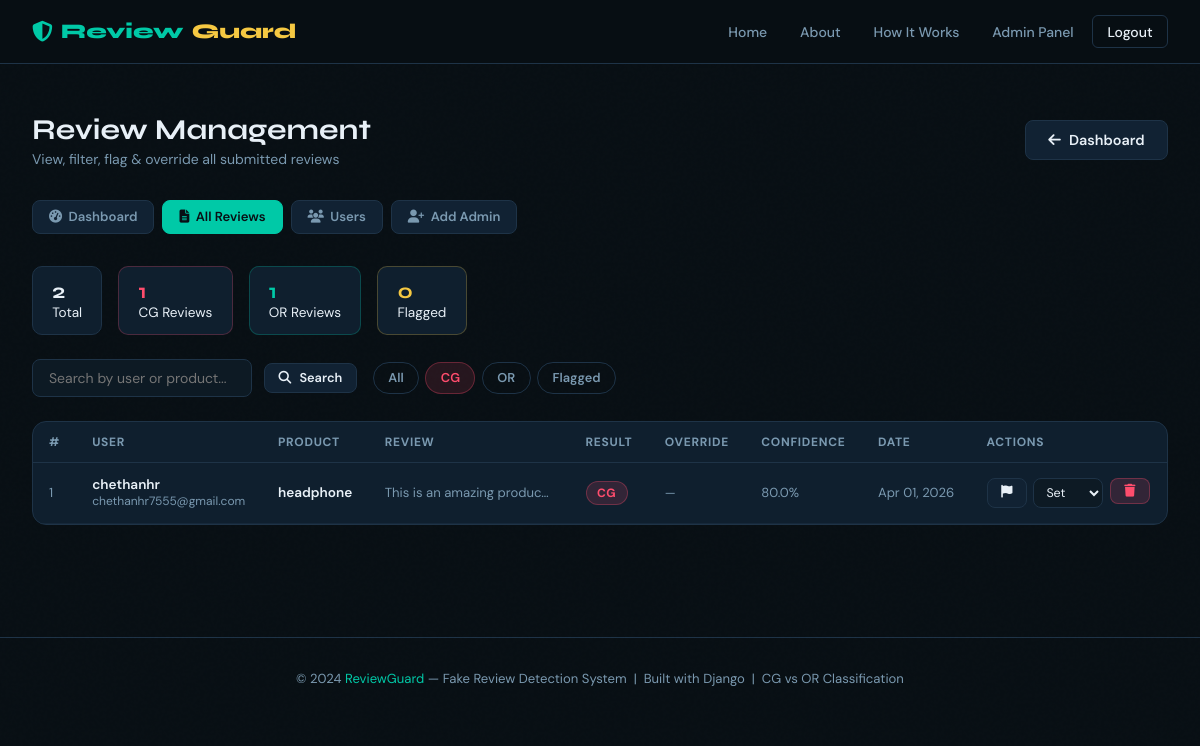
Page /admin-panel/reviews/?filter=CG (signed in) on the earlier database version.
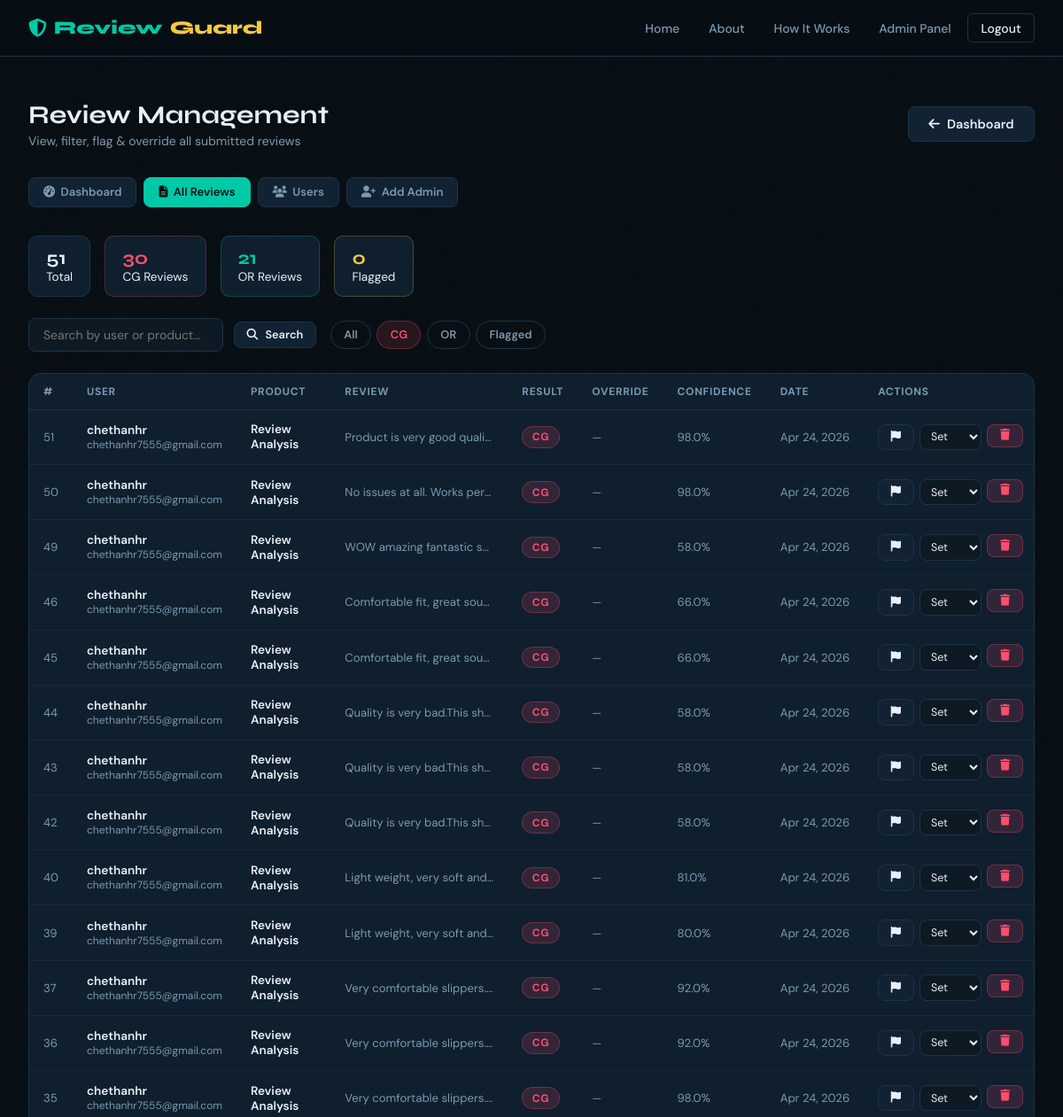
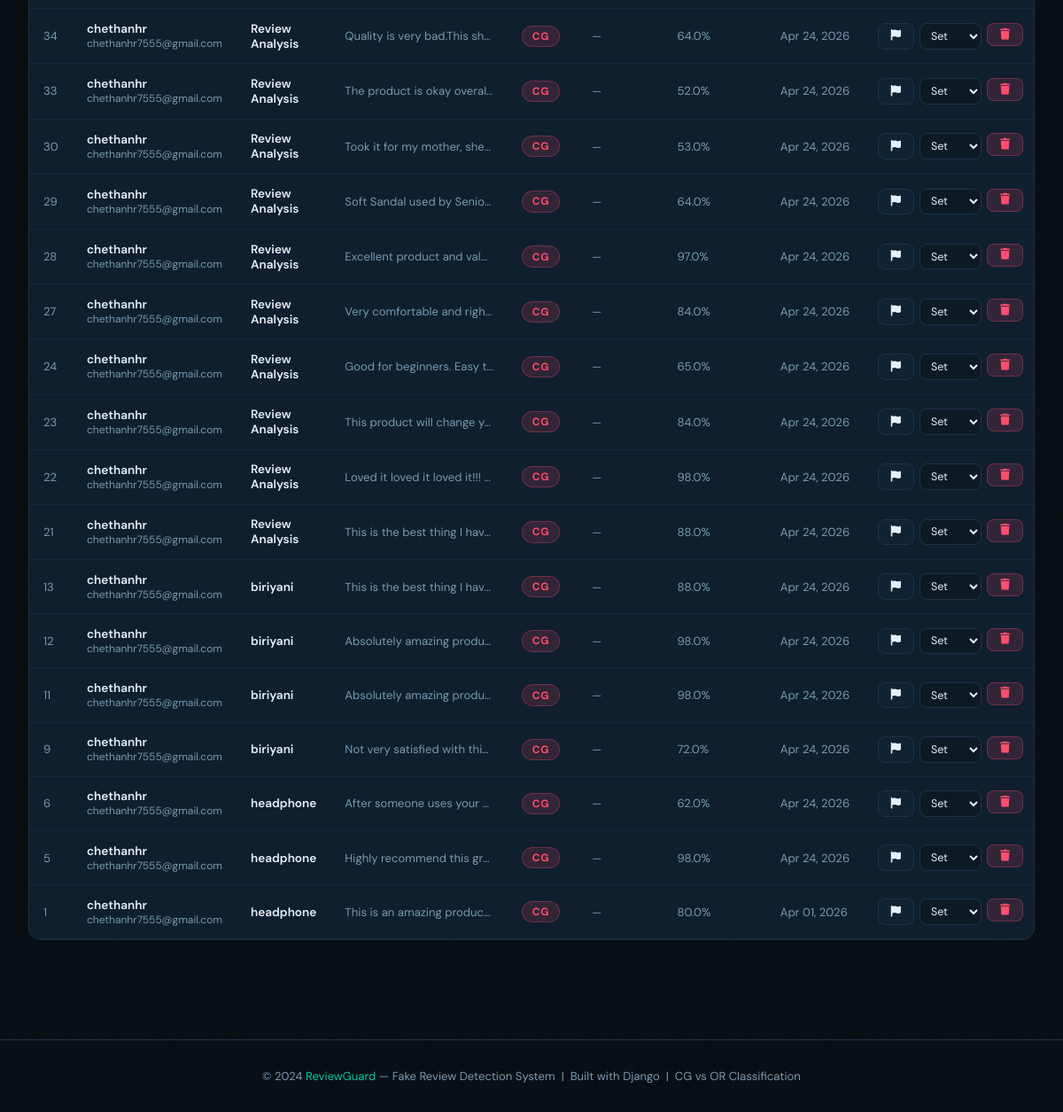
Same page on the later database version (2 pictures, top to bottom).
### reviews/models.py (models this page shows, shortened)
class Review(models.Model):
    user = models.ForeignKey(User, on_delete=models.CASCADE, related_name='reviews')
    product_name = models.CharField(max_length=200)
    category = models.CharField(max_length=50, choices=CATEGORY_CHOICES, default='other')
    review_text = models.TextField()
    result = models.CharField(max_length=5, choices=[('CG', 'Computer Generated'), ('OR', 'Original Review')])
    confidence = models.FloatField(default=0.0)
    detection_reasons = models.TextField(blank=True, default='')
    is_flagged = models.BooleanField(default=False)
    admin_override = models.CharField(max_length=5, blank=True, null=True)
    created_at = models.DateTimeField(auto_now_add=True)
    updated_at = models.DateTimeField(auto_now=True)
    class Meta:
        ordering = ['-created_at']
    @property
    def short_text(self):
        return self.review_text[:120] + '...' if len(self.review_text) > 120 else self.review_text

### admin_panel/views.py (the view)
    def wrapper(request, *args, **kwargs):
        if not request.user.is_authenticated or not request.user.is_staff:
            messages.error(request, 'Admin access required. Please login as admin.')
            return redirect('admin_login')
        return view_func(request, *args, **kwargs)

### admin_panel/views.py (called while the page is built)
def admin_required(view_func):
    def wrapper(request, *args, **kwargs):
        if not request.user.is_authenticated or not request.user.is_staff:
            messages.error(request, 'Admin access required. Please login as admin.')
            return redirect('admin_login')
        return view_func(request, *args, **kwargs)
    wrapper.__name__ = view_func.__name__
    return wrapper

### templates/admin_panel/admin_reviews.html (shortened to what this page needs)
{% extends 'base.html' %}
{% block content %}
<div class="admin-page">
    <div class="page-header">
        <div>
            <h1 style="font-size:1.8rem">Review Management</h1>
            <p style="color:var(--muted); font-size:0.875rem; margin-top:0.2rem">View, filter, flag & override all submitted reviews</p>
        </div>
        <a href="/admin-panel/dashboard/" class="btn btn-ghost"><i class="fas fa-arrow-left"></i> Dashboard</a>
    </div>
    <div class="admin-nav-pills">
        <a href="/admin-panel/dashboard/" class="admin-pill"><i class="fas fa-gauge-high"></i> Dashboard</a>
        <a href="/admin-panel/reviews/" class="admin-pill active"><i class="fas fa-file-lines"></i> All Reviews</a>
        <a href="/admin-panel/users/" class="admin-pill"><i class="fas fa-users"></i> Users</a>
        <a href="/admin-panel/register/" class="admin-pill"><i class="fas fa-user-plus"></i> Add Admin</a>
    </div>
    <div style="display:flex; gap:1rem; margin-bottom:1.5rem; flex-wrap:wrap">
        <div style="background:var(--card); border:1px solid var(--border); border-radius:10px; padding:0.8rem 1.2rem; font-size:0.85rem"><strong style="font-family:'Syne',sans-serif; font-size:1.3rem; display:block">{{ total }}</strong>Total</div>
        <div style="background:var(--card); border:1px solid rgba(255,77,109,0.25); border-radius:10px; padding:0.8rem 1.2rem; font-size:0.85rem"><strong style="font-family:'Syne',sans-serif; font-size:1.3rem; display:block; color:var(--red)">{{ cg_count }}</strong>CG Reviews</div>
        <div style="background:var(--card); border:1px solid rgba(0,201,167,0.25); border-radius:10px; padding:0.8rem 1.2rem; font-size:0.85rem"><strong style="font-family:'Syne',sans-serif; font-size:1.3rem; display:block; color:var(--teal)">{{ or_count }}</strong>OR Reviews</div>
        <div style="background:var(--card); border:1px solid rgba(245,200,66,0.25); border-radius:10px; padding:0.8rem 1.2rem; font-size:0.85rem"><strong style="font-family:'Syne',sans-serif; font-size:1.3rem; display:block; color:var(--gold)">{{ flagged_count }}</strong>Flagged</div>
    </div>
    <div class="filter-bar">
        <form method="GET" style="display:flex; gap:0.75rem; flex-wrap:wrap; align-items:center">
            <input type="text" name="search" class="search-input" placeholder="Search by user or product..." value="{{ search }}">
            <button type="submit" class="btn btn-ghost btn-sm"><i class="fas fa-search"></i> Search</button>
        </form>
        <div class="filter-tabs">
            <a href="?filter=all" class="filter-tab {% if filter_type == 'all' %}active-all{% endif %}">All</a>
            <a href="?filter=CG" class="filter-tab {% if filter_type == 'CG' %}active-cg{% endif %}">CG</a>
            <a href="?filter=OR" class="filter-tab {% if filter_type == 'OR' %}active-or{% endif %}">OR</a>
            <a href="?filter=flagged" class="filter-tab {% if filter_type == 'flagged' %}active-flagged{% endif %}">Flagged</a>
        </div>
    </div>
    <div class="table-wrap">
        <table class="data-table">
            <thead>
                <tr>
                    <th>#</th>
                    <th>User</th>
                    <th>Product</th>
                    <th>Review</th>
                    <th>Result</th>
                    <th>Override</th>
                    <th>Confidence</th>
                    <th>Date</th>
                    <th>Actions</th>
                </tr>
            </thead>
            <tbody>
                {% for review in reviews %}
                <tr>
                    <td style="color:var(--muted)">{{ review.id }}</td>
                    <td>
                        <div style="font-weight:600; font-size:0.85rem">{{ review.user.username }}</div>
                        <div style="font-size:0.75rem; color:var(--muted)">{{ review.user.email|default:"" }}</div>
                    </td>
                    <td style="font-weight:600; font-size:0.85rem">{{ review.product_name|truncatechars:25 }}</td>
                    <td class="review-text-cell" title="{{ review.review_text }}">{{ review.short_text }}</td>
                    <td>
                        <span class="badge {% if review.result == 'CG' %}badge-cg{% else %}badge-or{% endif %}">
                            {{ review.result }}
                        </span>
                    </td>
                    <td>
                        {% if review.admin_override %}
                            <span class="badge badge-flag"><i class="fas fa-pen"></i> {{ review.admin_override }}</span>
                        {% else %}
                            <span style="color:var(--muted); font-size:0.78rem">—</span>
                        {% endif %}
                    </td>
                    <td style="color:var(--muted)">{{ review.confidence }}%</td>
                    <td style="color:var(--muted); white-space:nowrap">{{ review.created_at|date:"M d, Y" }}</td>
                    <td>
                        <div class="action-btns">
                            <a href="/admin-panel/reviews/flag/{{ review.id }}/"
                               class="btn btn-sm {% if review.is_flagged %}btn-gold{% else %}btn-ghost{% endif %}"
                               title="{% if review.is_flagged %}Unflag{% else %}Flag{% endif %}">
                                <i class="fas fa-flag"></i>
                            </a>
                            <form class="override-form" method="POST" action="/admin-panel/reviews/override/{{ review.id }}/">
                                <select name="new_result" class="form-select" style="padding:0.3rem 0.5rem; font-size:0.78rem; width:70px" onchange="this.form.submit()">
                                    <option value="">Set</option>
                                </select>
                            </form>
                            <form method="POST" action="/admin-panel/reviews/delete/{{ review.id }}/" style="display:inline" onclick="return confirm('Delete this review permanently?')">
                                <button type="submit" class="btn btn-danger btn-sm" title="Delete"><i class="fas fa-trash"></i></button>
                            </form>
                        </div>
                    </td>
                </tr>
                {% empty %}
                <tr><td colspan="9" style="text-align:center; padding:3rem; color:var(--muted)"><i class="fas fa-inbox" style="display:block; font-size:2rem; margin-bottom:0.8rem; opacity:0.3"></i>No reviews found.</td></tr>
                {% endfor %}
            </tbody>
        </table>
    </div>
</div>
{% endblock %}

### templates/base.html (shortened to what this page needs)
<!DOCTYPE html>
<html lang="en">
<head>
    <link rel="stylesheet" href="https://cdnjs.cloudflare.com/ajax/libs/font-awesome/6.5.0/css/all.min.css">
</head>
<body>
<nav>
    <a href="/" class="nav-logo"><i class="fas fa-shield-halved"></i> Review<span>Guard</span></a>
    <div class="nav-links">
        <a href="/">Home</a>
        <a href="/about/">About</a>
        <a href="/how-it-works/">How It Works</a>
        {% if user.is_authenticated and not user.is_staff %}
            <a href="/reviews/submit/">Submit Review</a>
            <a href="/reviews/my-reviews/">My Reviews</a>
            <a href="/users/dashboard/">Dashboard</a>
            <a href="/users/logout/" class="btn nav-btn-outline">Logout</a>
        {% elif user.is_authenticated and user.is_staff %}
            <a href="/admin-panel/dashboard/">Admin Panel</a>
            <a href="/admin-panel/logout/" class="btn nav-btn-outline">Logout</a>
        {% else %}
            <a href="/users/login/">Login</a>
            <a href="/users/register/" class="btn nav-btn">Get Started</a>
        {% endif %}
    </div>
</nav>
<div class="page-content">
    {% block content %}{% endblock %}
</div>
<footer>
    <p>© 2024 <a href="/">ReviewGuard</a> — Fake Review Detection System &nbsp;|&nbsp; Built with Django &nbsp;|&nbsp; CG vs OR Classification</p>
</footer>
</body>
</html>

### templates/base.html (style rules this page uses)
:root { --bg: #080f14; --bg2: #0d1a24; --bg3: #112233; --teal: #00c9a7; --teal2: #00e5c0; --gold: #f5c842; --red: #ff4d6d; --text: #e8f0f7; --muted: #7a99b0; --border: #1e3347; --card: #0f1f2e; --cg-color: #ff4d6d; --or-color: #00c9a7; }
* { margin: 0; padding: 0; box-sizing: border-box; }
html { scroll-behavior: smooth; }
body { font-family: 'DM Sans', sans-serif; background: var(--bg); color: var(--text); min-height: 100vh; overflow-x: hidden; }
body::before { content: ''; position: fixed; inset: 0; pointer-events: none; z-index: 0; opacity: 0.4; }
nav { position: sticky; top: 0; z-index: 1000; background: rgba(8,15,20,0.92); backdrop-filter: blur(20px); border-bottom: 1px solid var(--border); padding: 0 2rem; display: flex; align-items: center; justify-content: space-between; height: 64px; }
.nav-logo { font-family: 'Syne', sans-serif; font-weight: 800; font-size: 1.3rem; color: var(--teal); text-decoration: none; display: flex; align-items: center; gap: 0.5rem; }
.nav-logo span { color: var(--gold); }
.nav-links { display: flex; align-items: center; gap: 0.25rem; }
.nav-links a { color: var(--muted); text-decoration: none; padding: 0.4rem 0.9rem; border-radius: 6px; font-size: 0.875rem; font-weight: 500; transition: all 0.2s; }
.nav-btn-outline { border: 1px solid var(--border) !important; color: var(--text) !important; }
.page-content { position: relative; z-index: 1; }
.btn { display: inline-flex; align-items: center; gap: 0.5rem; padding: 0.65rem 1.4rem; border-radius: 8px; font-family: 'DM Sans', sans-serif; font-size: 0.9rem; font-weight: 600; cursor: pointer; border: none; text-decoration: none; transition: all 0.2s; white-space: nowrap; }
.btn-danger { background: rgba(255,77,109,0.15); color: var(--red); border: 1px solid rgba(255,77,109,0.3); }
.btn-ghost { background: var(--bg3); color: var(--text); border: 1px solid var(--border); }
.btn-sm { padding: 0.35rem 0.85rem; font-size: 0.8rem; }
.badge { display: inline-flex; align-items: center; gap: 0.3rem; padding: 0.2rem 0.65rem; border-radius: 20px; font-size: 0.75rem; font-weight: 700; letter-spacing: 0.05em; }
.badge-cg { background: rgba(255,77,109,0.15); color: var(--red); border: 1px solid rgba(255,77,109,0.3); }
.form-input, .form-select, .form-textarea { width: 100%; background: var(--bg2); border: 1px solid var(--border); border-radius: 8px; color: var(--text); padding: 0.7rem 1rem; font-family: 'DM Sans', sans-serif; font-size: 0.9rem; transition: border-color 0.2s, box-shadow 0.2s; outline: none; }
.form-select option { background: var(--bg2); }
.data-table { width: 100%; border-collapse: collapse; }
.data-table th { padding: 0.75rem 1rem; text-align: left; font-size: 0.75rem; font-weight: 700; color: var(--muted); text-transform: uppercase; letter-spacing: 0.06em; border-bottom: 1px solid var(--border); }
.data-table td { padding: 0.85rem 1rem; font-size: 0.875rem; border-bottom: 1px solid rgba(30,51,71,0.5); vertical-align: middle; }
footer { border-top: 1px solid var(--border); padding: 2rem; text-align: center; color: var(--muted); font-size: 0.82rem; margin-top: 4rem; }
footer a { color: var(--teal); text-decoration: none; }
h1, h2, h3 { font-family: 'Syne', sans-serif; }

Differences in the rows shown:
added Review: id "51", user.username "chethanhr", user.email "chethanhr7555@gmail.com", product_name "Review Analysis", short_text "Product is very good quali…", result "CG", confidence "98.0", created_at "Apr 24, 2026"
added Review: id "50", user.username "chethanhr", user.email "chethanhr7555@gmail.com", product_name "Review Analysis", short_text "No issues at all. Works per…", result "CG", confidence "98.0", created_at "Apr 24, 2026"
added Review: id "49", user.username "chethanhr", user.email "chethanhr7555@gmail.com", product_name "Review Analysis", short_text "WOW amazing fantastic s…", result "CG", confidence "58.0", created_at "Apr 24, 2026"
added Review: id "46", user.username "chethanhr", user.email "chethanhr7555@gmail.com", product_name "Review Analysis", short_text "Comfortable fit, great sou…", result "CG", confidence "66.0", created_at "Apr 24, 2026"
added Review: id "45", user.username "chethanhr", user.email "chethanhr7555@gmail.com", product_name "Review Analysis", short_text "Comfortable fit, great sou…", result "CG", confidence "66.0", created_at "Apr 24, 2026"
added Review: id "44", user.username "chethanhr", user.email "chethanhr7555@gmail.com", product_name "Review Analysis", short_text "Quality is very bad.This sh…", result "CG", confidence "58.0", created_at "Apr 24, 2026"
added Review: id "43", user.username "chethanhr", user.email "chethanhr7555@gmail.com", product_name "Review Analysis", short_text "Quality is very bad.This sh…", result "CG", confidence "58.0", created_at "Apr 24, 2026"
added Review: id "42", user.username "chethanhr", user.email "chethanhr7555@gmail.com", product_name "Review Analysis", short_text "Quality is very bad.This sh…", result "CG", confidence "58.0", created_at "Apr 24, 2026"
added Review: id "40", user.username "chethanhr", user.email "chethanhr7555@gmail.com", product_name "Review Analysis", short_text "Light weight, very soft and…", result "CG", confidence "81.0", created_at "Apr 24, 2026"
added Review: id "39", user.username "chethanhr", user.email "chethanhr7555@gmail.com", product_name "Review Analysis", short_text "Light weight, very soft and…", result "CG", confidence "80.0", created_at "Apr 24, 2026"
added Review: id "37", user.username "chethanhr", user.email "chethanhr7555@gmail.com", product_name "Review Analysis", short_text "Very comfortable slippers.…", result "CG", confidence "92.0", created_at "Apr 24, 2026"
added Review: id "36", user.username "chethanhr", user.email "chethanhr7555@gmail.com", product_name "Review Analysis", short_text "Very comfortable slippers.…", result "CG", confidence "92.0", created_at "Apr 24, 2026"
added Review: id "35", user.username "chethanhr", user.email "chethanhr7555@gmail.com", product_name "Review Analysis", short_text "Very comfortable slippers.…", result "CG", confidence "98.0", created_at "Apr 24, 2026"
added Review: id "34", user.username "chethanhr", user.email "chethanhr7555@gmail.com", product_name "Review Analysis", short_text "Quality is very bad.This sh…", result "CG", confidence "64.0", created_at "Apr 24, 2026"
added Review: id "33", user.username "chethanhr", user.email "chethanhr7555@gmail.com", product_name "Review Analysis", short_text "The product is okay overal…", result "CG", confidence "52.0", created_at "Apr 24, 2026"
added Review: id "30", user.username "chethanhr", user.email "chethanhr7555@gmail.com", product_name "Review Analysis", short_text "Took it for my mother, she…", result "CG", confidence "53.0", created_at "Apr 24, 2026"
added Review: id "29", user.username "chethanhr", user.email "chethanhr7555@gmail.com", product_name "Review Analysis", short_text "Soft Sandal used by Senio…", result "CG", confidence "64.0", created_at "Apr 24, 2026"
added Review: id "28", user.username "chethanhr", user.email "chethanhr7555@gmail.com", product_name "Review Analysis", short_text "Excellent product and val…", result "CG", confidence "97.0", created_at "Apr 24, 2026"
added Review: id "27", user.username "chethanhr", user.email "chethanhr7555@gmail.com", product_name "Review Analysis", short_text "Very comfortable and righ…", result "CG", confidence "84.0", created_at "Apr 24, 2026"
added Review: id "24", user.username "chethanhr", user.email "chethanhr7555@gmail.com", product_name "Review Analysis", short_text "Good for beginners. Easy t…", result "CG", confidence "65.0", created_at "Apr 24, 2026"
added Review: id "23", user.username "chethanhr", user.email "chethanhr7555@gmail.com", product_name "Review Analysis", short_text "This product will change y…", result "CG", confidence "84.0", created_at "Apr 24, 2026"
added Review: id "22", user.username "chethanhr", user.email "chethanhr7555@gmail.com", product_name "Review Analysis", short_text "Loved it loved it loved it!!!…", result "CG", confidence "98.0", created_at "Apr 24, 2026"
added Review: id "21", user.username "chethanhr", user.email "chethanhr7555@gmail.com", product_name "Review Analysis", short_text "This is the best thing I hav…", result "CG", confidence "88.0", created_at "Apr 24, 2026"
added Review: id "13", user.username "chethanhr", user.email "chethanhr7555@gmail.com", product_name "biriyani", short_text "This is the best thing I hav…", result "CG", confidence "88.0", created_at "Apr 24, 2026"
added Review: id "12", user.username "chethanhr", user.email "chethanhr7555@gmail.com", product_name "biriyani", short_text "Absolutely amazing produ…", result "CG", confidence "98.0", created_at "Apr 24, 2026"
added Review: id "11", user.username "chethanhr", user.email "chethanhr7555@gmail.com", product_name "biriyani", short_text "Absolutely amazing produ…", result "CG", confidence "98.0", created_at "Apr 24, 2026"
added Review: id "9", user.username "chethanhr", user.email "chethanhr7555@gmail.com", product_name "biriyani", short_text "Not very satisfied with thi…", result "CG", confidence "72.0", created_at "Apr 24, 2026"
added Review: id "6", user.username "chethanhr", user.email "chethanhr7555@gmail.com", product_name "headphone", short_text "After someone uses your…", result "CG", confidence "62.0", created_at "Apr 24, 2026"
added Review: id "5", user.username "chethanhr", user.email "chethanhr7555@gmail.com", product_name "headphone", short_text "Highly recommend this gr…", result "CG", confidence "98.0", created_at "Apr 24, 2026"
Other differences:
{{ total }}: "2" → "51"
{{ cg_count }}: "1" → "30"
{{ or_count }}: "1" → "21"
